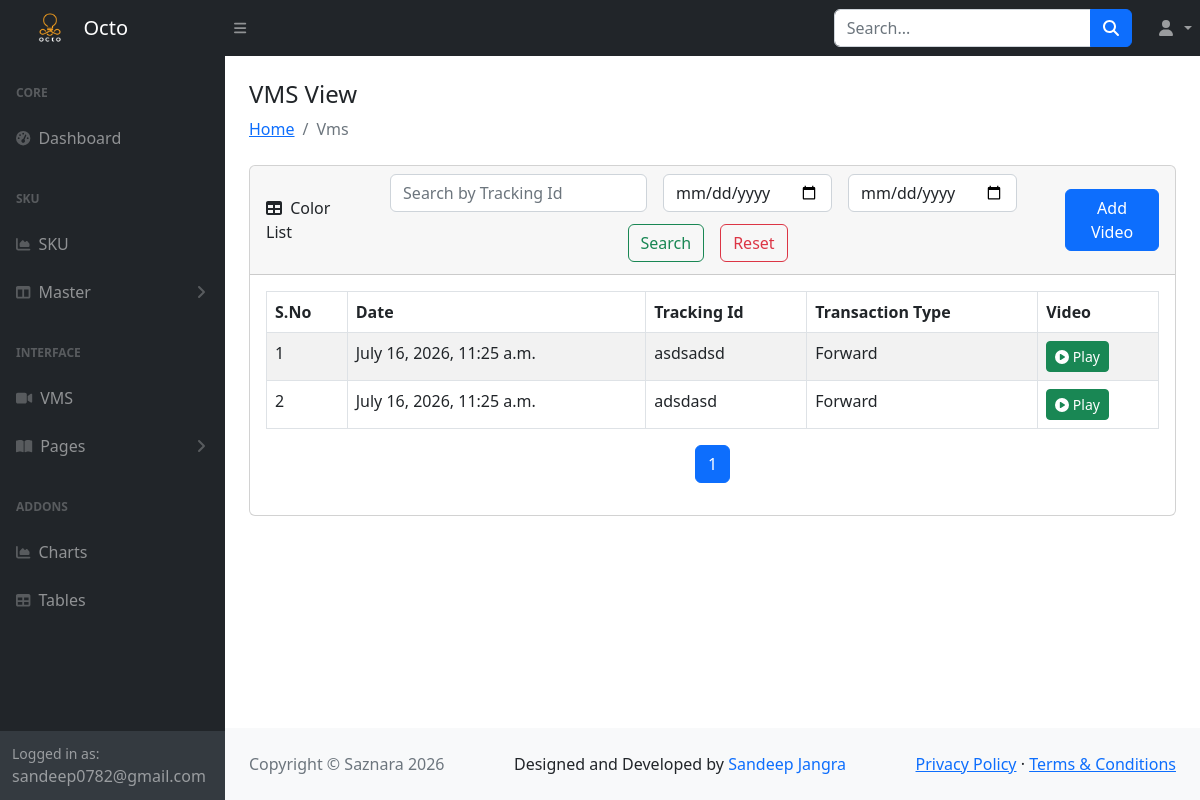
Page /view_vms/ (signed in) on the committed database.
### main/models.py (models this page shows, shortened)
class VMS(models.Model):
    VIDEO_TYPE_CHOICES = [
        ('forward', 'Forward'),
        ('return', 'Return'),
    ]
    tracking_id = models.CharField(max_length=50, null=True, blank=True)  # e.g., 'purchase', 'sale', 'return'
    video_file = models.FileField(upload_to='videos/')
    video_type = models.CharField(max_length=20, choices=VIDEO_TYPE_CHOICES, default='forward')
    created_at = models.DateTimeField(auto_now_add=True)

### main/views.py (the view)
# urls.py: path('view_vms/', View__VMS, name='view_vms'),
@login_required
def View__VMS(request):
    if request.method == 'GET':
        search_query = request.GET.get('search', '').strip()
        start_date = request.GET.get('start_date')
        end_date = request.GET.get('end_date')
        vms_list = VMS.objects.all().order_by('-id')
        if start_date:
            try:
                parsed_start_date = datetime.strptime(start_date, '%Y-%m-%d')
                vms_list = vms_list.filter(created_at__gte=parsed_start_date)
            except ValueError:
                pass  # Ignore invalid date
        if end_date:
            try:
                parsed_end_date = datetime.strptime(end_date, '%Y-%m-%d') + timedelta(days=1)
                vms_list = vms_list.filter(created_at__lt=parsed_end_date)
            except ValueError:
                pass
        if search_query:
            vms_list = vms_list.filter(Q(tracking_id__icontains=search_query))
        paginator = Paginator(vms_list, 10)
        page = request.GET.get('page', 1)
        try:
            vms = paginator.page(page)
        except PageNotAnInteger:
            vms = paginator.page(1)
        except EmptyPage:
            vms = paginator.page(paginator.num_pages)
        context = {
            'vms': vms,
            'search_query': search_query,
            'start_date': start_date,
            'end_date': end_date,
        }
        return render(request, 'vms/view_vms.html', context)

### accounts/models.py (called while the page is built)
    @property
    def is_profile_complete(self):
        return all([
            self.user.email,
            self.company,
            self.mobile_no,
            self.address,
            self.pin,
            self.image,
        ])

### templates/vms/view_vms.html (shortened to what this page needs)
{% extends 'base/main.html' %}
{% block content %}
<div class="container-fluid px-4">
    <h4 class="mt-4">VMS View</h4>
    <ol class="breadcrumb mb-4">
        <li class="breadcrumb-item"><a href="">Home</a></li>
        <li class="breadcrumb-item active">Vms</li>
    </ol>
    <div class="card mb-4">
        <div class="card-header d-flex justify-content-between align-items-center">
            <div>
                <i class="fas fa-table me-1"></i>
                Color List
            </div>
            <div>
                <form method="GET" class="d-flex flex-wrap justify-content-center align-items-center gap-2" action="{% url 'view_vms' %}">
                    <div class="mb-1 me-md-2">
                        <input class="form-control" type="search" name="search" value="{{ search_query }}"
                            placeholder="Search by Tracking Id" aria-label="Search">
                    </div>
                    <div class="mb-1 me-md-2">
                        <input class="form-control" type="date" name="start_date"
                            value="{{ start_date|date:'Y-m-d' }}" aria-label="Start Date" max="{{ today|date:'Y-m-d' }}" id="start_date">
                    </div>
                    <div class="mb-1 me-md-2">
                        <input class="form-control" type="date" name="end_date"
                            value="{{ end_date|date:'Y-m-d' }}" aria-label="End Date" max="{{ today|date:'Y-m-d' }}" id="end_date">
                    </div>
                    <div class="mb-1 me-md-2">
                        <button class="btn btn-outline-success" type="submit">Search</button>
                    </div>
                    <div class="mb-1">
                        <a href="{% url 'view_vms' %}" class="btn btn-outline-danger">Reset</a>
                    </div>
                </form>
            </div>
            <a href="{% url 'record_video' %}" class="btn btn-primary">Add Video</a>
        </div>
        <div class="card-body">
            <table id="datatablesSimple" class="table table-striped table-bordered">
                <thead>
                    <tr>
                        <th>S.No</th>
                        <th>Date</th>
                        <th>Tracking Id</th>
                        <th>Transaction Type</th>
                        <th>Video</th>
                    </tr>
                </thead>
                <tbody>
                    {% for i in vms %}
                    <tr>
                        <td>{{ forloop.counter }}</td>
                        <td>{{ i.created_at }}</td>
                        <td>{{ i.tracking_id }}</td>
                        <td>{{ i.get_video_type_display }}</td>
                        <td>
                            {% if i.video_file %}
                                <button type="button" class="btn btn-sm btn-success play-btn"
                                        data-bs-toggle="modal"
                                        data-bs-target="#videoModal"
                                        data-video-url="{{ i.video_file.url }}">
                                    <i class="fas fa-play-circle"></i> Play
                                </button>
                            {% else %}
                                <span class="text-muted">No video</span>
                            {% endif %}
                        </td>
                    </tr>
                    {% endfor %}
                </tbody>
            </table>
            <nav aria-label="Page navigation">
                <ul class="pagination justify-content-center">
                    {% for page_num in vms.paginator.page_range %}
                        {% if page_num >= vms.number|add:-2 and page_num <= vms.number|add:2 %}
                            <li class="page-item {% if page_num == vms.number %}active{% endif %}">
                                <a class="page-link" href="?page={{ page_num }}&search={{ search_query }}">{{ page_num }}</a>
                            </li>
                        {% endif %}
                    {% endfor %}
                </ul>
            </nav>
        </div>
    </div>
</div>
{% endblock content %}

### templates/base/sidebar.html (shortened to what this page needs)
<div id="layoutSidenav_nav">
    <nav class="sb-sidenav accordion sb-sidenav-dark" id="sidenavAccordion">
        <div class="sb-sidenav-menu">
            <div class="nav">
                <div class="sb-sidenav-menu-heading">Core</div>
                <a class="nav-link" href="/">
                    <div class="sb-nav-link-icon"><i
                            class="fas fa-tachometer-alt"></i></div>
                    Dashboard
                </a>
                <div class="sb-sidenav-menu-heading">SKU</div>
                <a class="nav-link" href="{% url 'view_sku' %}">
                    <div class="sb-nav-link-icon"><i
                            class="fas fa-chart-area"></i></div>
                    SKU
                </a>
                <a class="nav-link collapsed" href="#" data-bs-toggle="collapse"
                    data-bs-target="#bag" aria-expanded="false"
                    aria-controls="bag">
                    <div class="sb-nav-link-icon"><i
                            class="fas fa-columns"></i></div>
                    Master
                    <div class="sb-sidenav-collapse-arrow"><i
                            class="fas fa-angle-down"></i></div>
                </a>
                <div class="sb-sidenav-menu-heading">Interface</div>
                <a class="nav-link" href="{% url 'view_vms' %}">
                    <div class="sb-nav-link-icon"><i class="fa fa-video-camera" aria-hidden="true"></i></div>
                    VMS
                </a>
                <a class="nav-link collapsed" href="#" data-bs-toggle="collapse"
                    data-bs-target="#collapsePages" aria-expanded="false"
                    aria-controls="collapsePages">
                    <div class="sb-nav-link-icon"><i
                            class="fas fa-book-open"></i></div>
                    Pages
                    <div class="sb-sidenav-collapse-arrow"><i
                            class="fas fa-angle-down"></i></div>
                </a>
                <div class="sb-sidenav-menu-heading">Addons</div>
                <a class="nav-link" href="charts.html">
                    <div class="sb-nav-link-icon"><i
                            class="fas fa-chart-area"></i></div>
                    Charts
                </a>
                <a class="nav-link" href="tables.html">
                    <div class="sb-nav-link-icon"><i
                            class="fas fa-table"></i></div>
                    Tables
                </a>
            </div>
        </div>
        <div class="sb-sidenav-footer">
            <div class="small">Logged in as:</div>
            {{request.user}}
        </div>
    </nav>
</div>

### rows in the picture
VMS: created_at "July 16, 2026, 11:25 a.m.", tracking_id "asdsadsd", video_type "Forward"
VMS: created_at "July 16, 2026, 11:25 a.m.", tracking_id "adsdasd", video_type "Forward"

### other values in the picture
{{ request.user }} "sandeep0782@gmail.com"
{{ page_num }} "1"
